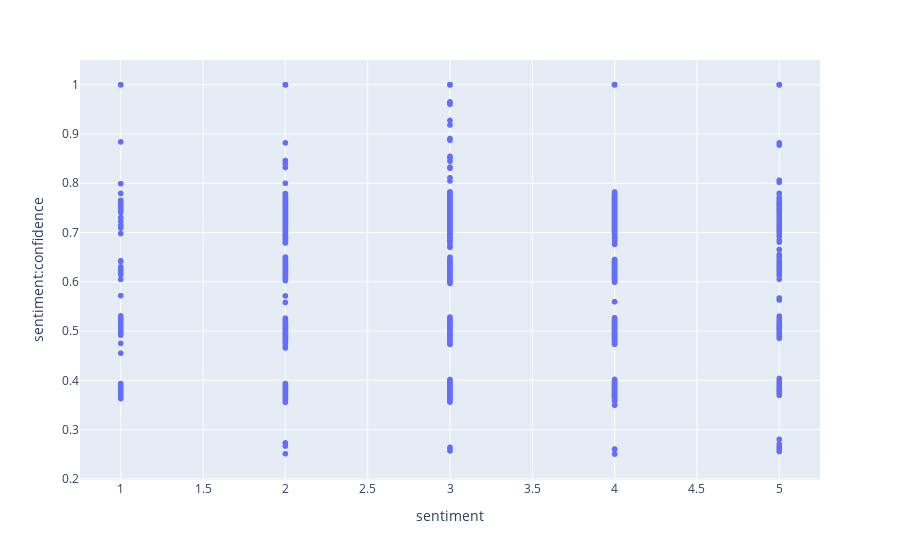

Notebook cell for this chart:
### Code cell
scatt.show()

### Figure 1 — Plotly figure (JSON) as saved in the notebook; plotly's stock layout.template omitted (floating-point values rounded to 4 significant figures; data arrays with more than 128 entries replaced by an {"elided": "..."} marker saying what was removed)
{"data": [{"hovertemplate": "sentiment=%{x}<br>sentiment:confidence=%{y}<extra></extra>", "legendgroup": "", "marker": {"color": "#636efa", "symbol": "circle"}, "mode": "markers", "name": "", "showlegend": false, "type": "scattergl", "x": {"elided": "7156 int values"}, "xaxis": "x", "y": {"elided": "7156 float values"}, "yaxis": "y"}], "layout": {"legend": {"tracegroupgap": 0}, "margin": {"t": 60}, "xaxis": {"anchor": "y", "domain": [0, 1], "title": {"text": "sentiment"}}, "yaxis": {"anchor": "x", "domain": [0, 1], "title": {"text": "sentiment:confidence"}}}}
